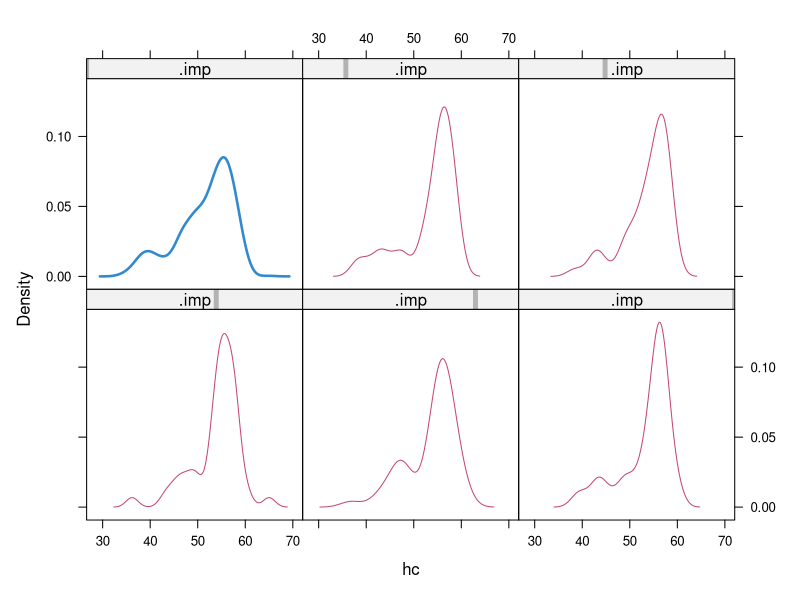
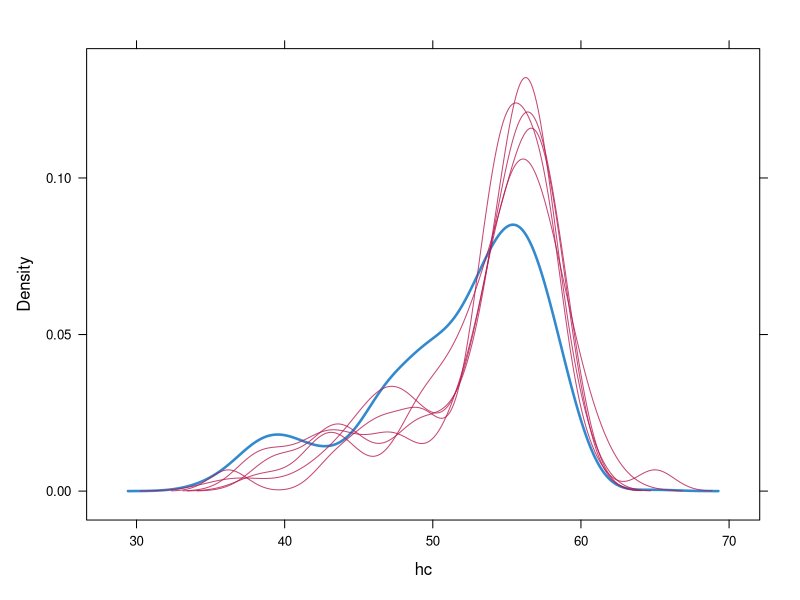

Generate these figures, in order, with R:
library(mice)


### Name: densityplot.mids
### Title: Density plot of observed and imputed data
### Aliases: densityplot.mids densityplot
### Keywords: hplot

### ** Examples

imp <- mice(boys, maxit=1)

### density plot of head circumference per imputation
### blue is observed, red is imputed
densityplot(imp, ~hc|.imp)

### All combined in one panel.
densityplot(imp, ~hc)
